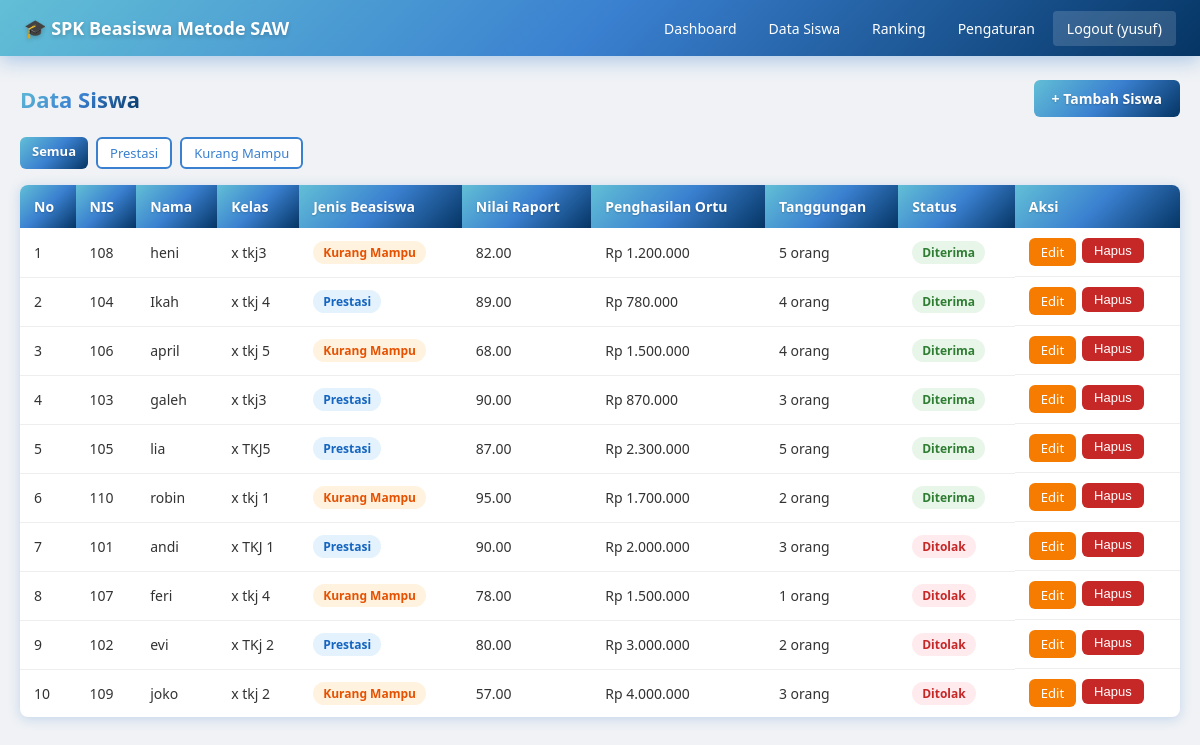
The page /views/siswa/index.php (signed in) on the database its author committed.
### tables this page shows
CREATE TABLE `siswa` (
  `id` int(11) NOT NULL,
  `nama` varchar(100) NOT NULL,
  `nis` varchar(20) NOT NULL,
  `jenis_kelamin` enum('P','L') NOT NULL,
  `tanggal_lahir` date NOT NULL,
  `alamat` text NOT NULL,
  `kelas` varchar(20) NOT NULL,
  `nilai_raport` decimal(5,2) NOT NULL,
  `penghasilan_ortu` decimal(15,2) NOT NULL,
  `tanggungan_ortu` int(11) NOT NULL,
  `jenis_beasiswa` enum('prestasi','kurang_mampu') NOT NULL,
  `skor_akhir` decimal(10,4) DEFAULT 0.0000,
  `ranking` int(11) DEFAULT 0,
  `status_penerima` enum('pending','diterima','ditolak') DEFAULT 'pending',
  `created_at` timestamp NOT NULL DEFAULT current_timestamp(),
  `updated_at` timestamp NOT NULL DEFAULT current_timestamp() ON UPDATE current_timestamp()
);

### models/Siswa.php (called while the page is built, shortened)
<?php
class Siswa {
    private $pdo;
    public function __construct($pdo) {
        $this->pdo = $pdo;
    }
    public function getAll($jenis_beasiswa = null) {
        $sql = "SELECT * FROM siswa";
        $params = [];
        $sql .= " ORDER BY ranking ASC, nama ASC";
        $stmt = $this->pdo->prepare($sql);
        $stmt->execute($params);
        return $stmt->fetchAll();
    }
}

### views/siswa/index.php (the view, shortened to what this page needs)
<?php
require_once __DIR__ . '/../../config/database.php';
require_once __DIR__ . '/../../models/Siswa.php';
$siswaModel = new Siswa($pdo);
$filter = $_GET['jenis'] ?? '';
$siswaList = $siswaModel->getAll($filter ?: null);
?>
<!DOCTYPE html>
<html lang="id">
<head>
    <link rel="stylesheet" href="<?= BASE_URL ?>assets/css/style.css">
</head>
<body>
<?php include __DIR__ . '/../partials/navbar.php'; ?>
<div class="container">
    <div class="page-header">
        <h2>Data Siswa</h2>
        <a href="<?= BASE_URL ?>views/siswa/create.php" class="btn btn-primary">+ Tambah Siswa</a>
    </div>
    <div class="filter-bar">
        <a href="?jenis=" class="btn btn-sm <?= !$filter ? 'btn-active' : 'btn-outline' ?>">Semua</a>
        <a href="?jenis=prestasi" class="btn btn-sm <?= $filter === 'prestasi' ? 'btn-active' : 'btn-outline' ?>">Prestasi</a>
        <a href="?jenis=kurang_mampu" class="btn btn-sm <?= $filter === 'kurang_mampu' ? 'btn-active' : 'btn-outline' ?>">Kurang Mampu</a>
    </div>
    <div class="table-responsive">
        <table class="table">
            <thead>
                <tr>
                    <th>No</th>
                    <th>NIS</th>
                    <th>Nama</th>
                    <th>Kelas</th>
                    <th>Jenis Beasiswa</th>
                    <th>Nilai Raport</th>
                    <th>Penghasilan Ortu</th>
                    <th>Tanggungan</th>
                    <th>Status</th>
                    <th>Aksi</th>
                </tr>
            </thead>
            <tbody>
            <?php if (empty($siswaList)): ?>
                <tr><td colspan="10" class="text-center">Belum ada data siswa.</td></tr>
            <?php else: ?>
                <?php foreach ($siswaList as $i => $s): ?>
                <tr>
                    <td><?= $i + 1 ?></td>
                    <td><?= htmlspecialchars($s['nis']) ?></td>
                    <td><?= htmlspecialchars($s['nama']) ?></td>
                    <td><?= htmlspecialchars($s['kelas']) ?></td>
                    <td><span class="badge badge-<?= $s['jenis_beasiswa'] === 'prestasi' ? 'blue' : 'orange' ?>"><?= $s['jenis_beasiswa'] === 'prestasi' ? 'Prestasi' : 'Kurang Mampu' ?></span></td>
                    <td><?= $s['nilai_raport'] ?></td>
                    <td>Rp <?= number_format($s['penghasilan_ortu'], 0, ',', '.') ?></td>
                    <td><?= $s['tanggungan_ortu'] ?> orang</td>
                    <td><span class="badge badge-<?= $s['status_penerima'] === 'diterima' ? 'green' : ($s['status_penerima'] === 'ditolak' ? 'red' : 'gray') ?>"><?= ucfirst($s['status_penerima']) ?></span></td>
                    <td class="action-btns">
                        <a href="<?= BASE_URL ?>views/siswa/edit.php?id=<?= $s['id'] ?>" class="btn btn-sm btn-warning">Edit</a>
                        <?php if ($_SESSION['role'] === 'admin'): ?>
                        <form method="POST" action="<?= BASE_URL ?>controllers/SiswaController.php?action=delete" style="display:inline" onsubmit="return confirm('Hapus siswa ini?')">
                            <button type="submit" class="btn btn-sm btn-danger">Hapus</button>
                        </form>
                        <?php endif; ?>
                    </td>
                </tr>
                <?php endforeach; ?>
            <?php endif; ?>
            </tbody>
        </table>
    </div>
</div>
</body>
</html>

### views/partials/navbar.php
<nav class="navbar">
    <div class="nav-brand">🎓 SPK Beasiswa Metode SAW</div>
    <ul class="nav-links">
        <li><a href="<?= BASE_URL ?>views/dashboard.php">Dashboard</a></li>
        <li><a href="<?= BASE_URL ?>views/siswa/index.php">Data Siswa</a></li>
        <li><a href="<?= BASE_URL ?>views/ranking/index.php">Ranking</a></li>
        <?php if (isset($_SESSION['role']) && $_SESSION['role'] === 'admin'): ?>
        <li><a href="<?= BASE_URL ?>views/setting/kuota.php">Pengaturan</a></li>
        <?php endif; ?>
        <li><a href="<?= BASE_URL ?>controllers/AuthController.php?action=logout" class="nav-logout">Logout (<?= htmlspecialchars($_SESSION['username'] ?? '') ?>)</a></li>
    </ul>
</nav>

### assets/css/style.css (style rules this page uses)
* { margin: 0; padding: 0; box-sizing: border-box; }
body { font-family: 'Segoe UI', Tahoma, Geneva, Verdana, sans-serif; background: #f0f2f5; color: #333; font-size: 14px; }
.navbar { background: linear-gradient(135deg, #62bfd6 0%, #3a80d0 50%, #053564 100%); color: white; padding: 0 24px; display: flex; align-items: center; justify-content: space-between; height: 56px; box-shadow: 0 4px 20px rgba(58, 128, 208, 0.4); position: relative; }
.nav-brand { font-size: 18px; font-weight: 700; color: white; text-shadow: 0 2px 4px rgba(0,0,0,0.2); }
.nav-links { list-style: none; display: flex; gap: 4px; }
.nav-links a { color: white; text-decoration: none; padding: 8px 14px; border-radius: 4px; transition: all 0.3s; }
.nav-logout { background: rgba(255, 255, 255, 0.15); }
.container { max-width: 1200px; margin: 24px auto; padding: 0 20px; }
.page-header { display: flex; align-items: center; justify-content: space-between; margin-bottom: 20px; }
.page-header h2 { font-size: 22px; background: linear-gradient(135deg, #62bfd6 0%, #3a80d0 50%, #053564 100%); -webkit-background-clip: text; -webkit-text-fill-color: transparent; background-clip: text; font-weight: 700; }
.table-responsive { overflow-x: auto; background: white; border-radius: 8px; box-shadow: 0 2px 12px rgba(58, 128, 208, 0.25); }
.table { width: 100%; border-collapse: collapse; }
.table th { background: linear-gradient(135deg, #62bfd6 0%, #3a80d0 50%, #053564 100%); color: white; padding: 12px 14px; text-align: left; font-weight: 600; white-space: nowrap; text-shadow: 0 1px 2px rgba(0,0,0,0.2); }
.table td { padding: 10px 14px; border-bottom: 1px solid #eee; }
.table tbody tr:last-child td { border-bottom: none; }
.btn { display: inline-block; padding: 9px 18px; border-radius: 6px; border: none; cursor: pointer; font-size: 14px; font-weight: 500; text-decoration: none; transition: all 0.3s; }
.btn-primary { background: linear-gradient(135deg, #62bfd6 0%, #3a80d0 50%, #053564 100%); color: white; border: none; font-weight: 600; text-shadow: 0 1px 2px rgba(0,0,0,0.2); }
.btn-warning { background: #f57c00; color: white; }
.btn-danger { background: #c62828; color: white; }
.btn-outline { background: white; color: #3a80d0; border: 2px solid #3a80d0; }
.btn-active { background: linear-gradient(135deg, #62bfd6 0%, #3a80d0 50%, #053564 100%); color: white; font-weight: 600; text-shadow: 0 1px 2px rgba(0,0,0,0.2); }
.btn-sm { padding: 5px 12px; font-size: 13px; }
.badge { display: inline-block; padding: 3px 10px; border-radius: 12px; font-size: 12px; font-weight: 600; }
.badge-blue { background: #e3f2fd; color: #1565c0; }
.badge-orange { background: #fff3e0; color: #e65100; }
.badge-green { background: #e8f5e9; color: #2e7d32; }
.badge-red { background: #ffebee; color: #c62828; }
.filter-bar { display: flex; gap: 8px; margin-bottom: 16px; }
.action-btns { display: flex; gap: 6px; }

### rows shown on the page
siswa: nis "108", nama "heni", kelas "x tkj3", jenis_beasiswa "Kurang Mampu", nilai_raport "82.00", penghasilan_ortu "1.200.000", tanggungan_ortu "5", status_penerima "Diterima"
siswa: nis "104", nama "Ikah", kelas "x tkj 4", jenis_beasiswa "Prestasi", nilai_raport "89.00", penghasilan_ortu "780.000", tanggungan_ortu "4", status_penerima "Diterima"
siswa: nis "106", nama "april", kelas "x tkj 5", jenis_beasiswa "Kurang Mampu", nilai_raport "68.00", penghasilan_ortu "1.500.000", tanggungan_ortu "4", status_penerima "Diterima"
siswa: nis "103", nama "galeh", kelas "x tkj3", jenis_beasiswa "Prestasi", nilai_raport "90.00", penghasilan_ortu "870.000", tanggungan_ortu "3", status_penerima "Diterima"
siswa: nis "105", nama "lia", kelas "x TKJ5", jenis_beasiswa "Prestasi", nilai_raport "87.00", penghasilan_ortu "2.300.000", tanggungan_ortu "5", status_penerima "Diterima"
siswa: nis "110", nama "robin", kelas "x tkj 1", jenis_beasiswa "Kurang Mampu", nilai_raport "95.00", penghasilan_ortu "1.700.000", tanggungan_ortu "2", status_penerima "Diterima"
siswa: nis "101", nama "andi", kelas "x TKJ 1", jenis_beasiswa "Prestasi", nilai_raport "90.00", penghasilan_ortu "2.000.000", tanggungan_ortu "3", status_penerima "Ditolak"
siswa: nis "107", nama "feri", kelas "x tkj 4", jenis_beasiswa "Kurang Mampu", nilai_raport "78.00", penghasilan_ortu "1.500.000", tanggungan_ortu "1", status_penerima "Ditolak"
siswa: nis "102", nama "evi", kelas "x TKj 2", jenis_beasiswa "Prestasi", nilai_raport "80.00", penghasilan_ortu "3.000.000", tanggungan_ortu "2", status_penerima "Ditolak"
siswa: nis "109", nama "joko", kelas "x tkj 2", jenis_beasiswa "Kurang Mampu", nilai_raport "57.00", penghasilan_ortu "4.000.000", tanggungan_ortu "3", status_penerima "Ditolak"

### other values the page prints
$_SESSION['username'] "yusuf"
